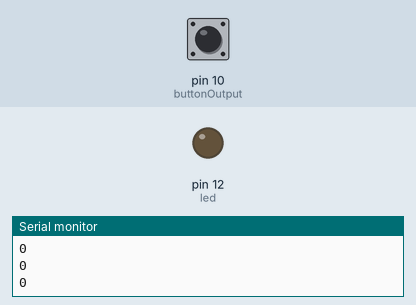
This sketch was run on a simulated Arduino Uno, built with avr-gcc and run on an emulated ATmega328P. Parts: output pins drawn as LEDs (lit = HIGH), the last lines printed to the serial monitor. Dashed ring = blinking. The test bench sets the inputs (shaded band); at power-on: pin 10 (buttonOutput) LOW.

Above: at 1.2 s.
1.3 s: pin 10 (buttonOutput) pulled HIGH for 1 s
At 3.2 s:
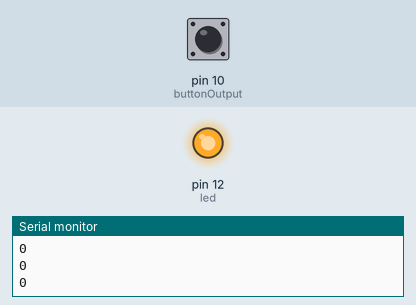
3.8 s: pin 10 (buttonOutput) pulled HIGH for 3.2 s
At 4.1 s:
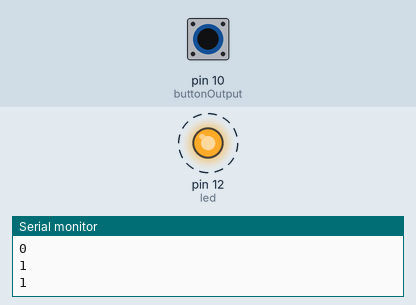
8.5 s: pin 10 (buttonOutput) pulled HIGH for 0.25 s
At 9.4 s:
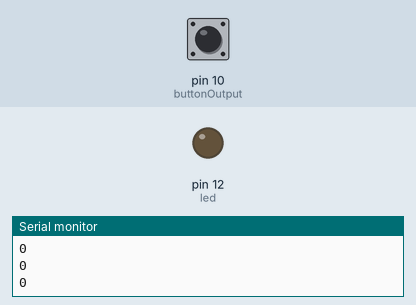
Timing chart, 0 to 11.5 s (numbered marks = the images above; inputs shaded):
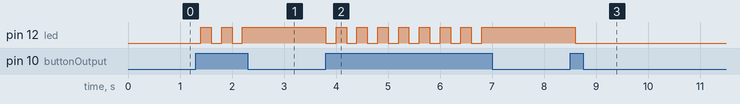

Measured:
- after the input at 1.3 s, pin 12 (led): alternates HIGH for 0.20 s and LOW for 0.20 s, 5 changes in all, then stays HIGH, starting after 0.10 s
- after the input at 3.8 s, pin 12 (led): alternates HIGH for 0.20 s and LOW for 0.20 s, 16 changes in all, then stays HIGH, starting at once
- after the input at 8.5 s, pin 12 (led): HIGH → LOW after 0.10 s

The sketch:

Button.ino
```cpp
const int led = 12;
const int buttonOutput = 10;
int button = 0;
int buttonState = 0;

void setup() {
  // put your setup code here, to run once:
  pinMode(led, OUTPUT);
  pinMode(buttonOutput, INPUT);
  Serial.begin(9600);
}

void loop() {
  // put your main code here, to run repeatedly:
  button = digitalRead(buttonOutput);
  if (buttonState == 0 && button == HIGH){
    digitalWrite(led, HIGH);
    buttonState = 1;
  }
  else if (buttonState == 1 && button == HIGH){
    digitalWrite(led, LOW);
    buttonState = 0;
  }
  Serial.println(button);
  delay(200);


}
```
